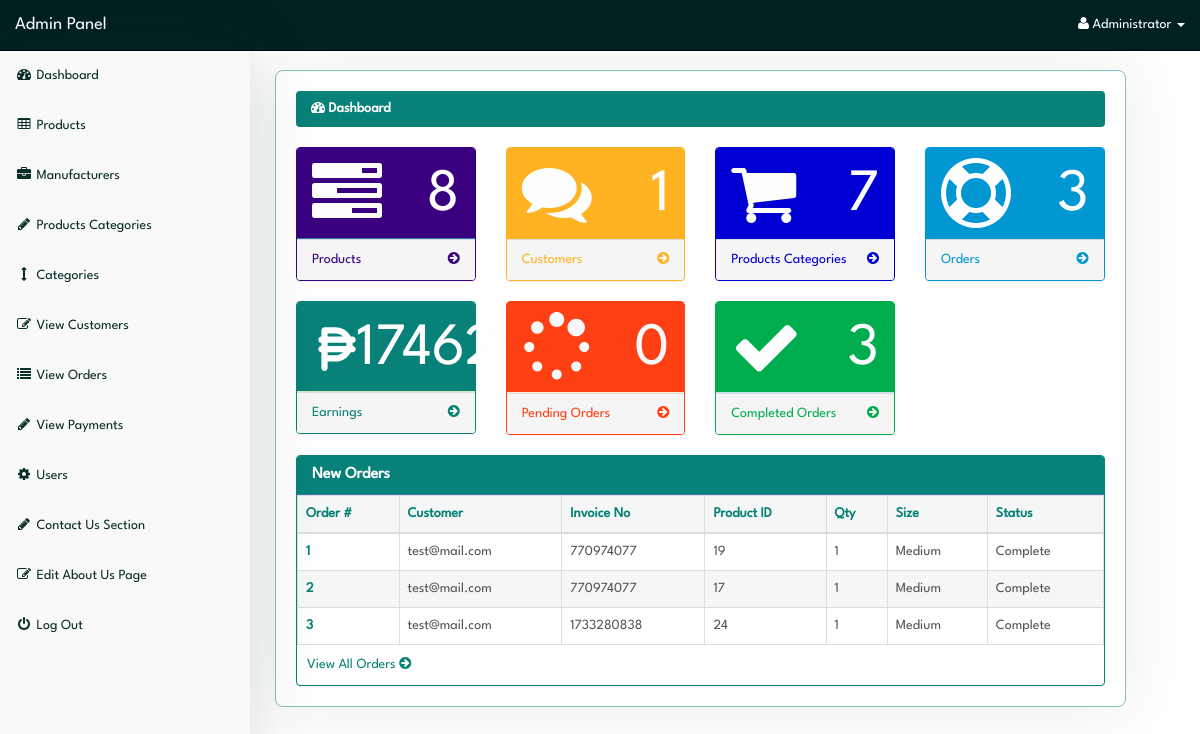
/admin/index.php?dashboard (signed in), run on the app's committed database.
### tables this page shows
CREATE TABLE `pending_orders` (
  `order_id` int(10) NOT NULL,
  `customer_id` int(10) NOT NULL,
  `invoice_no` int(10) NOT NULL,
  `product_id` text NOT NULL,
  `qty` int(10) NOT NULL,
  `size` text NOT NULL,
  `order_status` text NOT NULL
);

CREATE TABLE `customers` (
  `customer_id` int(10) NOT NULL,
  `customer_name` varchar(255) NOT NULL,
  `customer_email` varchar(255) NOT NULL,
  `customer_pass` varchar(255) NOT NULL,
  `customer_country` text NOT NULL,
  `customer_city` text NOT NULL,
  `customer_contact` varchar(255) NOT NULL,
  `customer_address` text NOT NULL,
  `customer_image` text NOT NULL,
  `customer_ip` varchar(255) NOT NULL,
  `customer_confirm_code` text NOT NULL
);

### admin/dashboard.php (the view, shortened to what this page needs)
<?php
if(!isset($_SESSION['admin_email'])){
echo "<script>window.open('login.php','_self')</script>";
}
else {
?>
<div class="row">
  <div class="col-lg-12">
    <ol class="breadcrumb">
      <li class="active">
        <i class="fa fa-dashboard"></i> Dashboard
      </li>
    </ol>
  </div>
</div>
<div class="row">
  <div class="col-lg-3 col-md-6">
    <div class="panel panel-primary">
      <div class="panel-heading">
        <div class="row">
          <div class="col-xs-3">
            <i class="fa fa-tasks fa-5x"> </i>
          </div>
          <div class="col-xs-9 text-right">
            <div class="huge"> <?php echo $count_products; ?> </div>
          </div>
        </div>
      </div>
      <a href="index.php?view_products">
        <div class="panel-footer">
          <span class="pull-left">Products </span>
          <span class="pull-right"> <i class="fa fa-arrow-circle-right"></i> </span>
          <div class="clearfix"></div>
        </div>
      </a>
    </div>
  </div>
  <div class="col-lg-3 col-md-6">
    <div class="panel panel-green">
      <div class="panel-heading">
        <div class="row">
          <div class="col-xs-3">
            <i class="fa fa-comments fa-5x"> </i>
          </div>
          <div class="col-xs-9 text-right">
            <div class="huge"> <?php echo $count_customers; ?> </div>
          </div>
        </div>
      </div>
      <a href="index.php?view_customers">
        <div class="panel-footer">
          <span class="pull-left"> Customers </span>
          <span class="pull-right"> <i class="fa fa-arrow-circle-right"></i> </span>
          <div class="clearfix"></div>
        </div>
      </a>
    </div>
  </div>
  <div class="col-lg-3 col-md-6">
    <div class="panel panel-yellow">
      <div class="panel-heading">
        <div class="row">
          <div class="col-xs-3">
            <i class="fa fa-shopping-cart fa-5x"> </i>
          </div>
          <div class="col-xs-9 text-right">
            <div class="huge"> <?php echo $count_p_categories; ?> </div>
          </div>
        </div>
      </div>
      <a href="index.php?view_p_cats">
        <div class="panel-footer">
          <span class="pull-left"> Products Categories </span>
          <span class="pull-right"> <i class="fa fa-arrow-circle-right"></i> </span>
          <div class="clearfix"></div>
        </div>
      </a>
    </div>
  </div>
  <div class="col-lg-3 col-md-6">
    <div class="panel panel-red">
      <div class="panel-heading">
        <div class="row">
          <div class="col-xs-3">
            <i class="fa fa-support fa-5x"> </i>
          </div>
          <div class="col-xs-9 text-right">
            <div class="huge"> <?php echo $count_total_orders; ?> </div>
          </div>
        </div>
      </div>
      <a href="index.php?view_orders">
        <div class="panel-footer">
          <span class="pull-left"> Orders </span>
          <span class="pull-right"> <i class="fa fa-arrow-circle-right"></i> </span>
          <div class="clearfix"></div>
        </div>
      </a>
    </div>
  </div>
</div>
<div class="row">
  <div class="col-lg-3 col-md-6">
    <div class="panel panel-success">
      <div class="panel-heading">
        <div class="row">
          <div class="col-xs-3">
          </div>
          <div class="col-xs-9 text-right">
            <div class="huge"> <?php echo $count_total_earnings ?> </div>
          </div>
        </div>
      </div>
      <a href="index.php?view_orders">
        <div class="panel-footer">
          <span class="pull-left"> Earnings </span>
          <span class="pull-right"> <i class="fa fa-arrow-circle-right"></i> </span>
          <div class="clearfix"></div>
        </div>
      </a>
    </div>
  </div>
  <div class="col-lg-3 col-md-6">
    <div class="panel panel-warning">
      <div class="panel-heading">
        <div class="row">
          <div class="col-xs-3">
            <i class="fa fa-spinner fa-5x"> </i>
          </div>
          <div class="col-xs-9 text-right">
            <div class="huge"> <?php echo $count_pending_orders ?> </div>
          </div>
        </div>
      </div>
      <a href="index.php?view_orders">
        <div class="panel-footer">
          <span class="pull-left">Pending Orders </span>
          <span class="pull-right"> <i class="fa fa-arrow-circle-right"></i> </span>
          <div class="clearfix"></div>
        </div>
      </a>
    </div>
  </div>
  <div class="col-lg-3 col-md-6">
    <div class="panel panel-info">
      <div class="panel-heading">
        <div class="row">
          <div class="col-xs-3">
            <i class="fa fa-check fa-5x"> </i>
          </div>
          <div class="col-xs-9 text-right">
            <div class="huge"> <?php echo $count_completed_orders ?> </div>
          </div>
        </div>
      </div>
      <a href="index.php?view_orders">
        <div class="panel-footer">
          <span class="pull-left"> Completed Orders </span>
          <span class="pull-right"> <i class="fa fa-arrow-circle-right"></i> </span>
          <div class="clearfix"></div>
        </div>
      </a>
    </div>
  </div>
</div>
<div class="row">
  <div class="col-lg-12">
    <div class="panel panel-primary">
      <div class="panel-heading">
        <h3 class="panel-title">
          New Orders
        </h3>
      </div>
      <div class="panel-body">
        <div class="table-responsive">
          <table class="table table-bordered table-hover table-striped">
            <thead>
              <tr>
                <th>Order #</th>
                <th>Customer</th>
                <th>Invoice No</th>
                <th>Product ID</th>
                <th>Qty</th>
                <th>Size</th>
                <th>Status</th>
              </tr>
            </thead>
            <tbody>
              <?php
$i = 0;
$get_order = "select * from pending_orders order by 1 DESC LIMIT 0,5";
$run_order = mysqli_query($con,$get_order);
while($row_order=mysqli_fetch_array($run_order)){
$c_id = $row_order['customer_id'];
$invoice_no = $row_order['invoice_no'];
$product_id = $row_order['product_id'];
$qty = $row_order['qty'];
$size = $row_order['size'];
$order_status = $row_order['order_status'];
$i++;
?>
              <tr>
                <td><?php echo $i; ?></td>
                <td>
                  <?php
$get_customer = "select * from customers where customer_id='$c_id'";
$run_customer = mysqli_query($con,$get_customer);
$row_customer = mysqli_fetch_array($run_customer);
$customer_email = $row_customer['customer_email'];
echo $customer_email;
?>
                </td>
                <td><?php echo $invoice_no; ?></td>
                <td><?php echo $product_id; ?></td>
                <td><?php echo $qty; ?></td>
                <td><?php echo $size; ?></td>
                <td>
                  <?php
if($order_status=='pending'){
echo $order_status='pending';
}
else {
echo $order_status='Complete';
}
?>
                </td>
              </tr>
              <?php } ?>
            </tbody>
          </table>
        </div>
      </div>
      <a href="index.php?view_orders" class="view-all-orders">
        View All Orders <i class="fa fa-arrow-circle-right"></i>
      </a>
    </div>
  </div>
</div>
<?php } ?>

### admin/index.php (shortened to what this page needs)
<?php
include("includes/db.php");
if(!isset($_SESSION['admin_email'])){
  echo "<script>window.open('login.php','_self')</script>";
} else {
  $admin_session = $_SESSION['admin_email'];
  $get_admin = "select * from admins  where admin_email='$admin_session'";
  $run_admin = mysqli_query($con,$get_admin);
  $row_admin = mysqli_fetch_array($run_admin);
  $admin_name = $row_admin['admin_name'];
  $get_products = "SELECT * FROM products";
  $run_products = mysqli_query($con,$get_products);
  $count_products = mysqli_num_rows($run_products);
  $get_customers = "SELECT * FROM customers";
  $run_customers = mysqli_query($con,$get_customers);
  $count_customers = mysqli_num_rows($run_customers);
  $get_p_categories = "SELECT * FROM product_categories";
  $run_p_categories = mysqli_query($con,$get_p_categories);
  $count_p_categories = mysqli_num_rows($run_p_categories);
  $get_total_orders = "SELECT * FROM customer_orders";
  $run_total_orders = mysqli_query($con,$get_total_orders);
  $count_total_orders = mysqli_num_rows($run_total_orders);
  $get_pending_orders = "SELECT * FROM customer_orders WHERE order_status='pending'";
  $run_pending_orders = mysqli_query($con,$get_pending_orders);
  $count_pending_orders = mysqli_num_rows($run_pending_orders);
  $get_completed_orders = "SELECT * FROM customer_orders WHERE order_status='Complete'";
  $run_completed_orders = mysqli_query($con,$get_completed_orders);
  $count_completed_orders = mysqli_num_rows($run_completed_orders);
  $get_total_earnings = "SELECT SUM( due_amount) as Total FROM customer_orders WHERE order_status = 'Complete'";
  $run_total_earnings = mysqli_query($con, $get_total_earnings);
  $row = mysqli_fetch_assoc($run_total_earnings);
  $count_total_earnings = $row['Total'];
?>
<!DOCTYPE html>
<html>
<head>
  <link href="css/bootstrap.min.css" rel="stylesheet">
  <link href="css/style.css" rel="stylesheet">
  <link href="font-awesome/css/font-awesome.min.css" rel="stylesheet">
</head>
<body>
  <div id="wrapper">
    <?php include("includes/sidebar.php");  ?>
    <div id="page-wrapper">
      <div class="container-fluid">
        <?php
          foreach ($pages as $param => $file) {
              if (isset($_GET[$param])) {
                  include($file);
                  break;
              }
          }
        ?>
      </div>
    </div>
  </div>
</body>
</html>
<?php } ?>

### admin/includes/sidebar.php (shortened to what this page needs)
<?php
if(!isset($_SESSION['admin_email'])){
echo "<script>window.open('login.php','_self')</script>";
}
else {
?>
<nav class="navbar navbar-inverse navbar-fixed-top">
  <div class="navbar-header">
    <a class="navbar-brand" href="index.php?dashboard">Admin Panel</a>
  </div>
  <ul class="nav navbar-right top-nav">
    <li class="dropdown">
      <a href="#" class="dropdown-toggle" data-toggle="dropdown">
        <i class="fa fa-user"></i>
        <?php echo $admin_name; ?> <b class="caret"></b>
      </a>
    </li>
  </ul>
  <div class="collapse navbar-collapse navbar-ex1-collapse">
    <ul class="nav navbar-nav side-nav">
      <li>
        <a href="index.php?dashboard">
          <i class="fa fa-fw fa-dashboard"></i> Dashboard
        </a>
      </li>
      <li>
        <a href="#" data-toggle="collapse" data-target="#products">
          <i class="fa fa-fw fa-table"></i> Products
        </a>
      </li>
      <li>
        <a href="#" data-toggle="collapse" data-target="#manufacturers">
          <i class="fa fa-fw fa-briefcase"></i> Manufacturers
        </a>
      </li>
      <li>
        <a href="#" data-toggle="collapse" data-target="#p_cat">
          <i class="fa fa-fw fa-pencil"></i> Products Categories
        </a>
      </li>
      <li>
        <a href="#" data-toggle="collapse" data-target="#cat">
          <i class="fa fa-fw fa-arrows-v"></i> Categories
        </a>
      </li>
      <li>
        <a href="index.php?view_customers">
          <i class="fa fa-fw fa-edit"></i> View Customers
        </a>
      </li>
      <li>
        <a href="index.php?view_orders">
          <i class="fa fa-fw fa-list"></i> View Orders
        </a>
      </li>
      <li>
        <a href="index.php?view_payments">
          <i class="fa fa-fw fa-pencil"></i> View Payments
        </a>
      </li>
      <li>
        <a href="#" data-toggle="collapse" data-target="#users">
          <i class="fa fa-fw fa-gear"></i> Users
        </a>
      </li>
      <li>
        <a href="#" data-toggle="collapse" data-target="#contact_us">
          <i class="fa fa-fw fa-pencil"> </i> Contact Us Section
        </a>
      </li>
      <li>
        <a href="index.php?edit_about_us">
          <i class="fa fa-fw fa-edit"></i> Edit About Us Page
        </a>
      </li>
      <li>
        <a href="logout.php">
          <i class="fa fa-fw fa-power-off"></i> Log Out
        </a>
      </li>
    </ul>
  </div>
</nav>
<?php } ?>

### data on the page
pending_orders: customer.customer_email "test@mail.com", invoice_no "770974077", product "19", qty "1", size "Medium"
pending_orders: customer.customer_email "test@mail.com", invoice_no "770974077", product "17", qty "1", size "Medium"
pending_orders: customer.customer_email "test@mail.com", invoice_no "1733280838", product "24", qty "1", size "Medium"

### other printed values
$admin_name "Administrator"
$count_customers "1"
$count_total_orders "3"
$count_total_earnings "17462"
$count_completed_orders "3"
